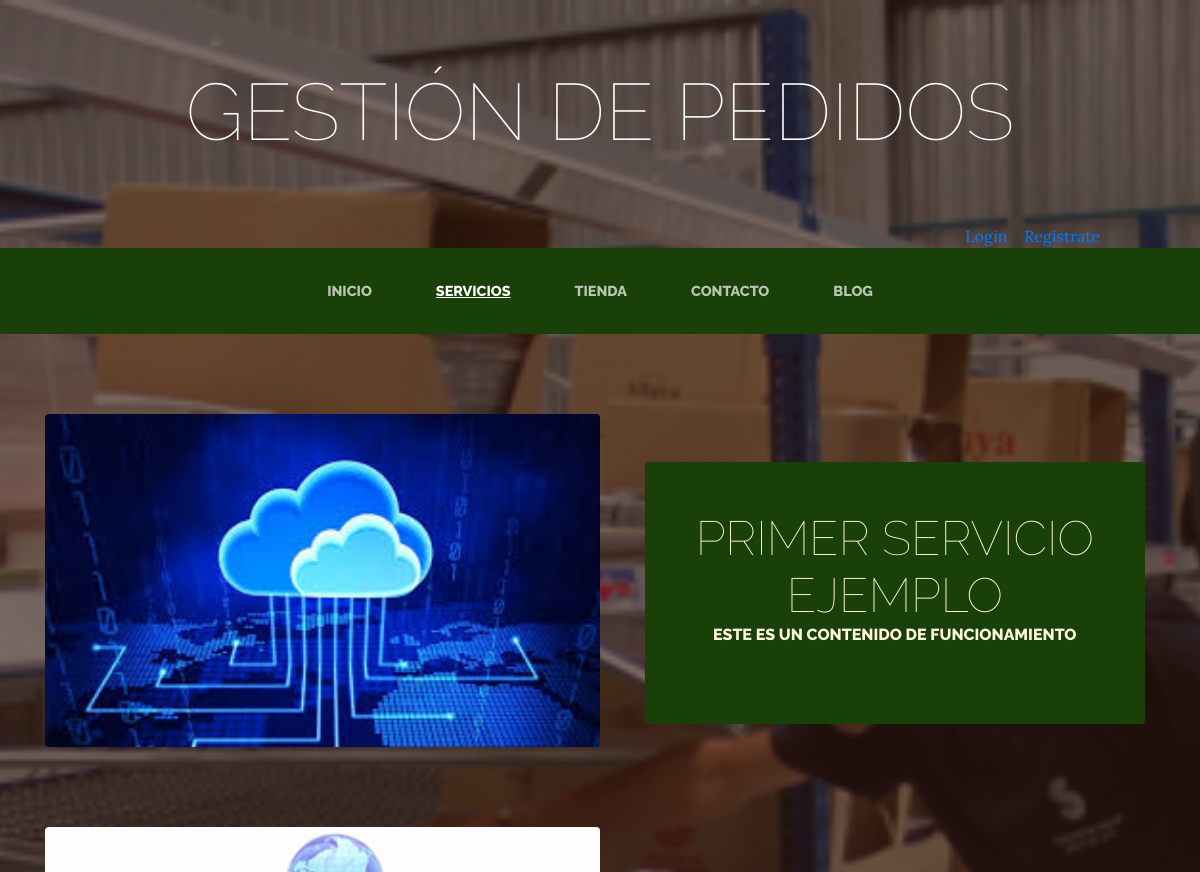
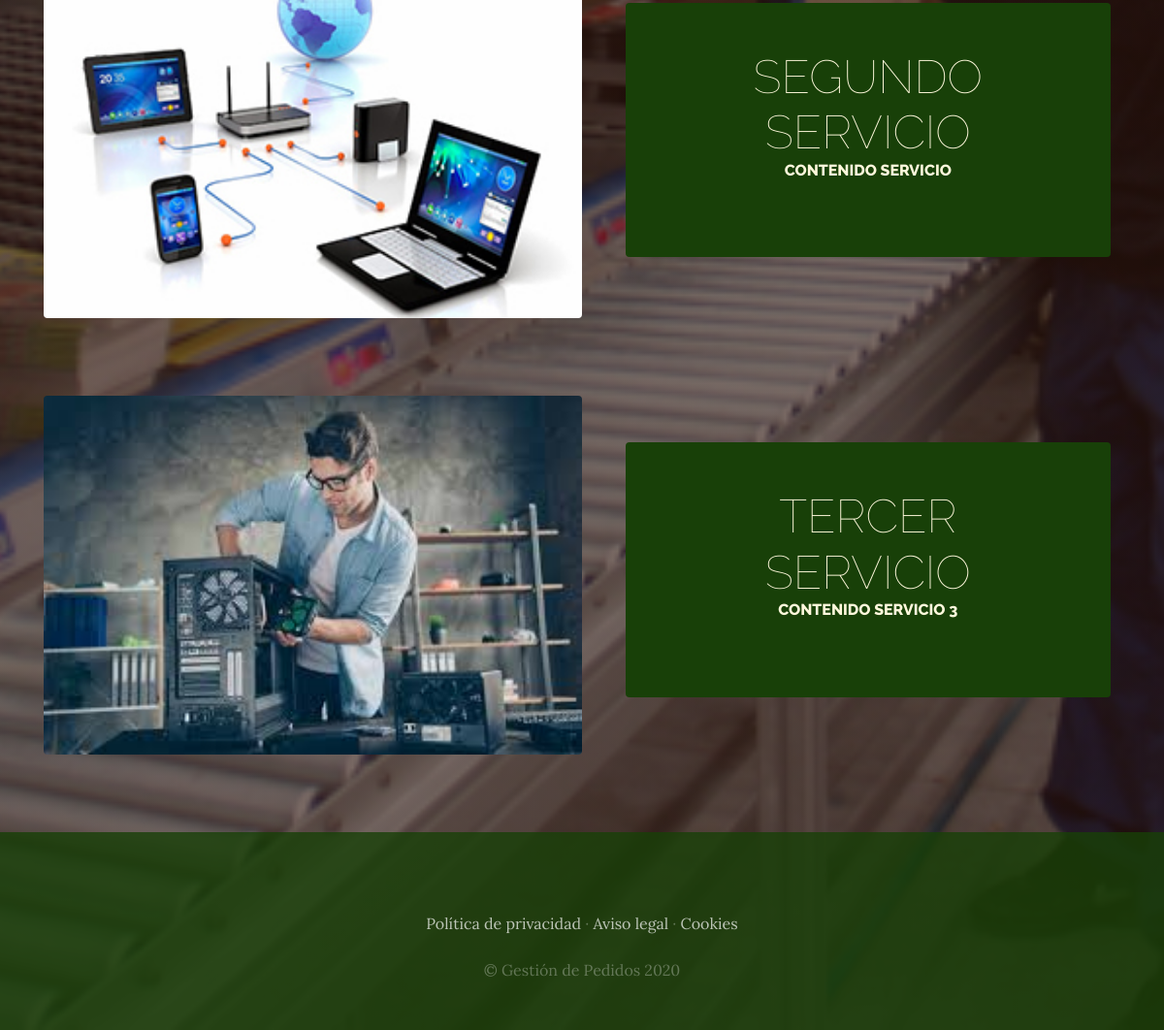
The app's page /servicios/ with its own data (2 pictures, top to bottom).
### servicios/models.py (models this page shows, shortened)
class Servicio(models.Model): #define una clase llamada servicio y a la vez crea un tabla en la db
    titulo=models.CharField(max_length=50)
    contenido=models.CharField(max_length=50)
    imagen=models.ImageField(upload_to='servicios')
    created=models.DateTimeField(auto_now_add=True)
    updated=models.DateTimeField(auto_now_add=True)
    class Meta: #Mostrar modelo mucho mejor
        verbose_name='servicio'
        verbose_name_plural='servicios'

### servicios/views.py (the view)
# urls.py: path('servicios/', include('servicios.urls')),
def servicios(request):
    servicios= Servicio.objects.all() #trae todas las variables de la clase Servicios
    return render(request,'servicios/servicios.html', {"servicios": servicios}) #Renderiza la servicios.html y trae todo lo de la clase servicios

### carro/context_processor.py (called while the page is built)
def import_total_carro(request):
    total=0
    if  request.user.is_authenticated:
        for key, value in request.session["carro"].items():
            total=total+float(value["precio"])
    else:
        total = "Deber hacer Login"
    return {"import_total_carro":total}

### servicios/templates/servicios/servicios.html
{% extends "ProyectoWebApp/base.html" %}
{% load static %}
{% block content %}
    {% for servicio in servicios %}
    <section class="page-section clearfix">
        <div class="container">
          <div class="intro">
            <img class="intro-img img-fluid mb-3 mb-lg-0 rounded" src="{{servicio.imagen.url}}" alt="" style="width: 50%">
            <div class="intro-text left-0 text-center bg-faded p-5 rounded">
              <h2 class="section-heading mb-4" >
                <span class="section-heading-lower">{{servicio.titulo}}</span>
                <span class="section-heading-upper">{{servicio.contenido}}</span>
              </h2>
            </div>
          </div>
        </div>
      </section>
    {% endfor %}
{% endblock %}

### ProyectoWebApp/templates/ProyectoWebApp/base.html (shortened to what this page needs)
<html>
<head>
  {% load static %}
    <link href="{% static 'ProyectoWebApp/vendor/bootstrap/css/bootstrap.min.css' %}" rel="stylesheet">
    <link href="{% static 'ProyectoWebApp/css/gestion.css' %}" rel="stylesheet">
</head>
<body>
    <h1 class="site-heading text-center text-white d-none d-lg-block">
        <span class="site-heading-lower">Gestión de Pedidos</span>
      </h1>
      <div style="text-align: right; margin-right: 100px; color: white;">
      {% if user.is_authenticated %}
      Hola {{user.username}} &nbsp;&nbsp; <a href="{% url 'cerrar_sesion' %}">Cerrar Sesion</a>
      {% else %}
      <a href="{% url 'logear' %}">Login</a> &nbsp;&nbsp; <a href="{% url 'Autenticacion' %}">Registrate</a>
      {% endif %}
      </div>
 <nav class="navbar navbar-expand-lg navbar-dark py-lg-4" id="mainNav">
    <div class="container">
      <div class="collapse navbar-collapse" id="navbarResponsive">
        <ul class="navbar-nav mx-auto">
          <li class="nav-item {% if '/home' in request.path %} active {% endif %} px-lg-4">
            <a class="nav-link text-uppercase text-expanded" href="{% url 'Home' %}">Inicio</a>
          </li>
          <li class="nav-item  {% if '/servicios' in request.path %} active {% endif %} px-lg-4">
            <a class="nav-link text-uppercase text-expanded" href="{% url 'Servicios' %}">Servicios</a>
          </li>
          <li class="nav-item {% if '/tienda' in request.path %} active {% endif %} px-lg-4">
            <a class="nav-link text-uppercase text-expanded" href="{% url 'Tienda' %}">Tienda</a>
          </li>
          <li class="nav-item {% if '/contacto' in request.path %} active {% endif %} px-lg-4">
            <a class="nav-link text-uppercase text-expanded" href="{% url 'Contacto' %}">Contacto</a>
          </li>
          <li class="nav-item  {% if '/blog' in request.path %} active {% endif %} px-lg-4">
            <a class="nav-link text-uppercase text-expanded" href="{% url 'Blog' %}">Blog</a>
          </li>
        </ul>
      </div>
    </div>
  </nav>
   {% block content %}
   {% endblock %}
    <footer class="footer text-faded text-center py-5">
      <div class="container">
        <p class="m-0 mbt">
        	<a href="sample.html" class="link">Política de privacidad</a> ·
        	<a href="sample.html" class="link">Aviso legal</a> ·
        	<a href="sample.html" class="link">Cookies</a>
		</p>
        <p class="m-0 mbt1">&copy; Gestión de Pedidos 2020</p>
      </div>
	</footer>
</body>
</html>

### ProyectoWebApp/static/ProyectoWebApp/css/gestion.css (style rules this page uses)
body { font-family: 'Lora'; background: linear-gradient(rgba(47, 23, 15, 0.65), rgba(47, 23, 15, 0.65)), url("../img/bg_main.jpg"); background-attachment: fixed; background-position: center; background-size: cover; }
h1, h2, h3, h4, h5, h6 { font-family: 'Raleway'; }
p { line-height: 1.75; }
.text-faded { color: rgba(255, 255, 255, 0.3); }
.site-heading { margin-top: 5rem; margin-bottom: 5rem; text-transform: uppercase; line-height: 1; font-family: 'Raleway'; }
.site-heading .site-heading-lower { font-size: 5rem; font-weight: 100; line-height: 4rem; }
.page-section { margin-top: 5rem; margin-bottom: 5rem; }
.section-heading { text-transform: uppercase; }
.section-heading .section-heading-upper { display: block; font-size: 1rem; font-weight: 800; padding-bottom:.5rem; }
.section-heading .section-heading-lower { display: block; font-size: 3rem; font-weight: 100; }
.bg-faded { background-color: rgba(255, 255, 255, 0.85); }
#mainNav { background-color: rgba(24, 64, 8); font-family: 'Raleway'; }
#mainNav .navbar-nav .nav-item .nav-link { color: rgba(255, 255, 255, 0.7); font-weight: 800; }
#mainNav .navbar-nav .nav-item.active .nav-link { color: #ffffff; text-decoration: underline; }
@media (min-width: 992px) { #mainNav .navbar-nav .nav-item .nav-link { font-size: 0.9rem; } }
.intro { position: relative; }
@media (min-width: 992px) { .intro .intro-img { width: 75%; float: left; } }
@media (min-width: 992px) { .intro .intro-text { left: 600; width: 60%; margin-top: 3rem; background-color: rgba(24, 64, 8); color: cornsilk; position: absolute; } }
@media (min-width: 1200px) { .intro .intro-text { width: 45%; } }
.footer { background-color: rgba(24, 64, 8, 0.8); }
.mbt { padding-top: 2rem; }
.mbt1 { padding-top: 1.25rem; }
a.link { color: rgba(255, 255, 255, 0.7); }

### records on screen
Servicio: imagen (picture), titulo "PRIMER SERVICIO EJEMPLO", contenido "ESTE ES UN CONTENIDO DE FUNCIONAMIENTO"
Servicio: imagen (picture), titulo "SEGUNDO SERVICIO", contenido "CONTENIDO SERVICIO"
Servicio: imagen (picture), titulo "TERCER SERVICIO", contenido "CONTENIDO SERVICIO 3"
